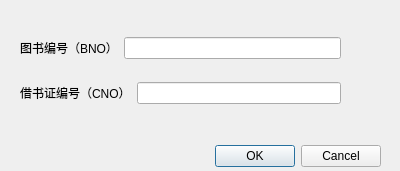
<?xml version="1.0" encoding="UTF-8"?>
<ui version="4.0">
 <class>return_dialog</class>
 <widget class="QDialog" name="return_dialog">
  <property name="geometry">
   <rect>
    <x>0</x>
    <y>0</y>
    <width>400</width>
    <height>171</height>
   </rect>
  </property>
  <property name="windowTitle">
   <string>Dialog</string>
  </property>
  <widget class="QDialogButtonBox" name="buttonBox">
   <property name="geometry">
    <rect>
     <x>40</x>
     <y>140</y>
     <width>341</width>
     <height>32</height>
    </rect>
   </property>
   <property name="orientation">
    <enum>Qt::Horizontal</enum>
   </property>
   <property name="standardButtons">
    <set>QDialogButtonBox::Cancel|QDialogButtonBox::Ok</set>
   </property>
  </widget>
  <widget class="QWidget" name="">
   <property name="geometry">
    <rect>
     <x>20</x>
     <y>20</y>
     <width>321</width>
     <height>101</height>
    </rect>
   </property>
   <layout class="QVBoxLayout" name="verticalLayout">
    <item>
     <layout class="QHBoxLayout" name="horizontalLayout">
      <item>
       <widget class="QLabel" name="label">
        <property name="text">
         <string>图书编号（BNO）</string>
        </property>
       </widget>
      </item>
      <item>
       <widget class="QLineEdit" name="bno_info"/>
      </item>
     </layout>
    </item>
    <item>
     <layout class="QHBoxLayout" name="horizontalLayout_2">
      <item>
       <widget class="QLabel" name="label_2">
        <property name="text">
         <string>借书证编号（CNO）</string>
        </property>
       </widget>
      </item>
      <item>
       <widget class="QLineEdit" name="cno_info"/>
      </item>
     </layout>
    </item>
   </layout>
  </widget>
 </widget>
 <resources/>
 <connections>
  <connection>
   <sender>buttonBox</sender>
   <signal>accepted()</signal>
   <receiver>return_dialog</receiver>
   <slot>accept()</slot>
   <hints>
    <hint type="sourcelabel">
     <x>248</x>
     <y>254</y>
    </hint>
    <hint type="destinationlabel">
     <x>157</x>
     <y>274</y>
    </hint>
   </hints>
  </connection>
  <connection>
   <sender>buttonBox</sender>
   <signal>rejected()</signal>
   <receiver>return_dialog</receiver>
   <slot>reject()</slot>
   <hints>
    <hint type="sourcelabel">
     <x>316</x>
     <y>260</y>
    </hint>
    <hint type="destinationlabel">
     <x>286</x>
     <y>274</y>
    </hint>
   </hints>
  </connection>
 </connections>
</ui>
